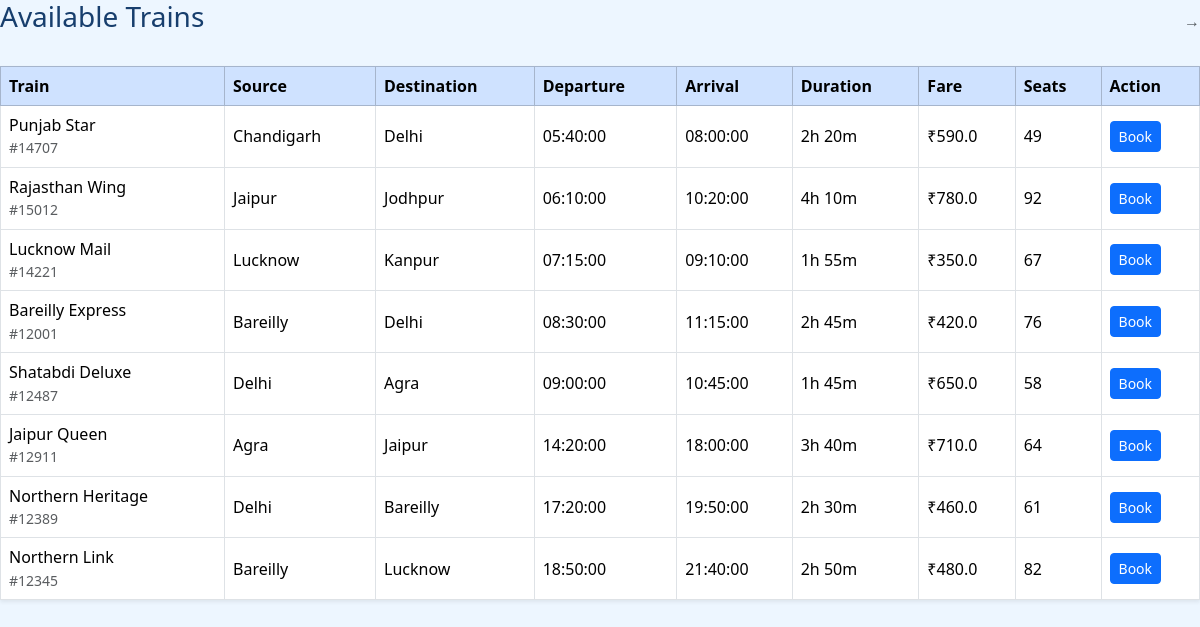
The app's page /results with its own data.
### tables this page shows
CREATE TABLE trains (
    id INTEGER PRIMARY KEY AUTOINCREMENT,
    train_number TEXT NOT NULL,
    train_name TEXT NOT NULL,
    source TEXT NOT NULL,
    destination TEXT NOT NULL,
    departure_time TIME NOT NULL,
    arrival_time TIME NOT NULL,
    duration TEXT NOT NULL,
    fare REAL NOT NULL,
    total_seats INTEGER NOT NULL,
    available_seats INTEGER NOT NULL,
    class_type TEXT DEFAULT 'General'
);

### routes/trains.py (the view)
@trains_bp.route("/results")
def results():
    source = (request.args.get("source") or "").strip()
    destination = (request.args.get("destination") or "").strip()
    journey_date = request.args.get("journey_date") or ""
    travel_class = request.args.get("class_name") or "General"
    sort_by = request.args.get("sort_by") or "departure_time"
    conn = db_connection()
    cur = conn.cursor()
    cur.execute(
        "SELECT * FROM trains WHERE source LIKE ? AND destination LIKE ? ORDER BY departure_time",
        (f"%{source}%", f"%{destination}%"),
    )
    rows = cur.fetchall()
    conn.close()
    train_list = [dict(r) for r in rows]
    sorted_list = sort_trains(train_list, sort_by)
    return render_template("results.html", trains=sorted_list, journey_date=journey_date, travel_class=travel_class, source=source, destination=destination)

### database/db.py (called while the page is built, shortened)
def db_connection():
    use_mysql = os.getenv("USE_MYSQL", "false").lower() == "true"
    conn = sqlite3.connect(BASE_DIR / "railway.db")
    conn.row_factory = sqlite3.Row
    return conn

### dsa/sorting.py (called while the page is built)
def merge_sort(items, key=lambda x: x):
    if len(items) <= 1:
        return items
    mid = len(items) // 2
    left = merge_sort(items[:mid], key)
    right = merge_sort(items[mid:], key)
    return merge(left, right, key)

def merge(left, right, key):
    result = []
    i = j = 0
    while i < len(left) and j < len(right):
        if key(left[i]) <= key(right[j]):
            result.append(left[i])
            i += 1
        else:
            result.append(right[j])
            j += 1
    result.extend(left[i:])
    result.extend(right[j:])
    return result

def sort_trains(trains, sort_by='departure_time'):
    if sort_by == 'fare':
        return merge_sort(trains, key=lambda t: float(t['fare']))
    if sort_by == 'arrival_time':
        return merge_sort(trains, key=lambda t: t['arrival_time'])
    if sort_by == 'available_seats':
        return merge_sort(trains, key=lambda t: int(t['available_seats']))
    return merge_sort(trains, key=lambda t: t['departure_time'])

### templates/results.html
{% extends 'base.html' %}
{% block content %}
<div class="d-flex justify-content-between align-items-center mb-4">
    <h3>Available Trains</h3>
    <span class="text-muted">{{ source }} → {{ destination }}</span>
</div>
<table class="table table-hover table-bordered align-middle shadow-sm">
    <thead class="table-primary">
        <tr>
            <th>Train</th>
            <th>Source</th>
            <th>Destination</th>
            <th>Departure</th>
            <th>Arrival</th>
            <th>Duration</th>
            <th>Fare</th>
            <th>Seats</th>
            <th>Action</th>
        </tr>
    </thead>
    <tbody>
        {% for train in trains %}
        <tr>
            <td>{{ train.train_name }}<br><small class="text-muted">#{{ train.train_number }}</small></td>
            <td>{{ train.source }}</td>
            <td>{{ train.destination }}</td>
            <td>{{ train.departure_time }}</td>
            <td>{{ train.arrival_time }}</td>
            <td>{{ train.duration }}</td>
            <td>₹{{ train.fare }}</td>
            <td>{{ train.available_seats }}</td>
            <td><a href="{{ url_for('trains.booking', train_id=train.id) }}" class="btn btn-sm btn-primary">Book</a></td>
        </tr>
        {% else %}
        <tr><td colspan="9" class="text-center text-muted">No trains found.</td></tr>
        {% endfor %}
    </tbody>
</table>
{% endblock %}

### templates/base.html (shortened to what this page needs)
<!DOCTYPE html>
<html lang="en">
<head>
    <link href="https://cdn.jsdelivr.net/npm/bootstrap@5.3.3/dist/css/bootstrap.min.css" rel="stylesheet">
    <link rel="stylesheet" href="{{ url_for('static', filename='css/style.css') }}">
</head>
<body>
    <main class="page-shell">
        {% block content %}{% endblock %}
    </main>
</body>
</html>

### static/css/style.css (style rules this page uses)
* { box-sizing: border-box; }
html, body { margin: 0; min-height: 100%; font-family: "Segoe UI", Arial, sans-serif; background: #edf6ff; color: var(--text); }
body { line-height: 1.4; }
main.page-shell { width: 100%; padding: 0; }

### records on screen
trains: train_name "Punjab Star", train_number "14707", source "Chandigarh", destination "Delhi", departure_time "05:40:00", arrival_time "08:00:00", duration "2h 20m", fare "590.0", available_seats "49"
trains: train_name "Rajasthan Wing", train_number "15012", source "Jaipur", destination "Jodhpur", departure_time "06:10:00", arrival_time "10:20:00", duration "4h 10m", fare "780.0", available_seats "92"
trains: train_name "Lucknow Mail", train_number "14221", source "Lucknow", destination "Kanpur", departure_time "07:15:00", arrival_time "09:10:00", duration "1h 55m", fare "350.0", available_seats "67"
trains: train_name "Bareilly Express", train_number "12001", source "Bareilly", destination "Delhi", departure_time "08:30:00", arrival_time "11:15:00", duration "2h 45m", fare "420.0", available_seats "76"
trains: train_name "Shatabdi Deluxe", train_number "12487", source "Delhi", destination "Agra", departure_time "09:00:00", arrival_time "10:45:00", duration "1h 45m", fare "650.0", available_seats "58"
trains: train_name "Jaipur Queen", train_number "12911", source "Agra", destination "Jaipur", departure_time "14:20:00", arrival_time "18:00:00", duration "3h 40m", fare "710.0", available_seats "64"
trains: train_name "Northern Heritage", train_number "12389", source "Delhi", destination "Bareilly", departure_time "17:20:00", arrival_time "19:50:00", duration "2h 30m", fare "460.0", available_seats "61"
trains: train_name "Northern Link", train_number "12345", source "Bareilly", destination "Lucknow", departure_time "18:50:00", arrival_time "21:40:00", duration "2h 50m", fare "480.0", available_seats "82"
